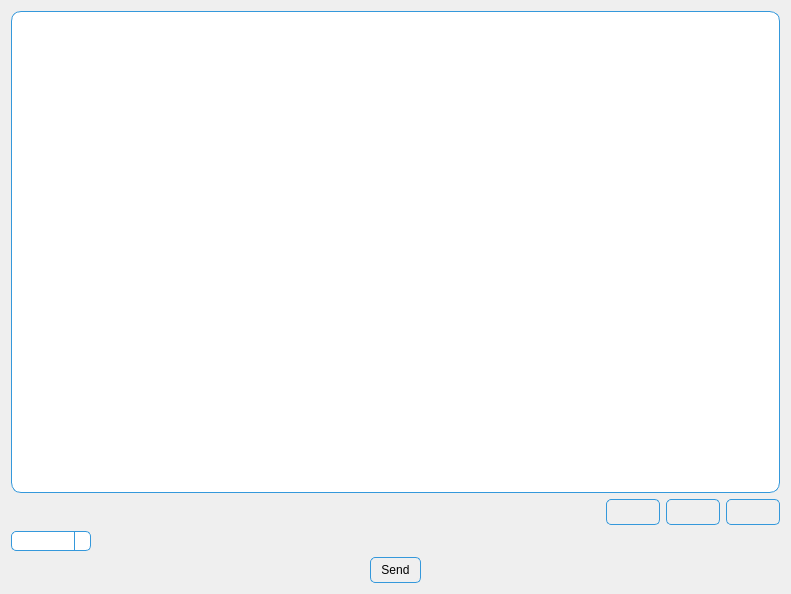
<?xml version="1.0" encoding="UTF-8"?>
<ui version="4.0">
 <class>Form</class>
 <widget class="QWidget" name="Form">
  <property name="geometry">
   <rect>
    <x>0</x>
    <y>0</y>
    <width>791</width>
    <height>594</height>
   </rect>
  </property>
  <property name="windowTitle">
   <string>Form</string>
  </property>
  <property name="styleSheet">
   <string notr="true">#addBtn {
    border - width: 0px;
    border - style: solid;
}

#removeBtn {
    border - width: 0px;
    border - style: solid;
}

#msgList {
    background-color: white;
    border: 1px solid #3498db;
    border-radius: 10px;
    padding: 5px;
}

#modeCombo {
    border: 1px solid #3498db;
	border-radius: 5px;
}

#modeCombo::drop-down {
    border-left: 1px solid #3498db;
    border-top-right-radius: 5px;
	border-bottom-right-radius: 5px;
}

#modeCombo::down-arrow {

}

QTextEdit{
    background-color: white;
    border: 1px solid #3498db;
    border-radius: 5px;
}

QPushButton{
    border: 1px solid #3498db;
    border-radius: 5px;
	padding-top: 5px;
	padding-bottom: 5px; 
    padding-left: 10px; 
	padding-right: 10px; 
}

QPushButton::hover{
	background-color:rgb(153, 193, 241)
}

</string>
  </property>
  <layout class="QVBoxLayout" name="verticalLayout_2">
   <item>
    <widget class="QListWidget" name="msgList">
     <property name="cursor" stdset="0">
      <cursorShape>PointingHandCursor</cursorShape>
     </property>
     <property name="styleSheet">
      <string notr="true"/>
     </property>
    </widget>
   </item>
   <item>
    <layout class="QHBoxLayout" name="horizontalLayout">
     <item>
      <spacer name="horizontalSpacer">
       <property name="orientation">
        <enum>Qt::Orientation::Horizontal</enum>
       </property>
       <property name="sizeHint" stdset="0">
        <size>
         <width>40</width>
         <height>20</height>
        </size>
       </property>
      </spacer>
     </item>
     <item>
      <widget class="QPushButton" name="settingBtn">
       <property name="text">
        <string/>
       </property>
      </widget>
     </item>
     <item>
      <widget class="QPushButton" name="removeBtn">
       <property name="text">
        <string/>
       </property>
      </widget>
     </item>
     <item>
      <widget class="QPushButton" name="addBtn">
       <property name="text">
        <string/>
       </property>
      </widget>
     </item>
    </layout>
   </item>
   <item>
    <layout class="QHBoxLayout" name="horizontalLayout_2">
     <item>
      <widget class="QComboBox" name="modeCombo">
       <property name="sizePolicy">
        <sizepolicy hsizetype="Fixed" vsizetype="Fixed">
         <horstretch>0</horstretch>
         <verstretch>0</verstretch>
        </sizepolicy>
       </property>
       <property name="minimumSize">
        <size>
         <width>80</width>
         <height>20</height>
        </size>
       </property>
       <property name="cursor">
        <cursorShape>PointingHandCursor</cursorShape>
       </property>
      </widget>
     </item>
     <item>
      <widget class="QStackedWidget" name="inputStackedWidget">
       <property name="sizePolicy">
        <sizepolicy hsizetype="Expanding" vsizetype="Maximum">
         <horstretch>0</horstretch>
         <verstretch>0</verstretch>
        </sizepolicy>
       </property>
       <property name="minimumSize">
        <size>
         <width>0</width>
         <height>0</height>
        </size>
       </property>
       <property name="maximumSize">
        <size>
         <width>16777215</width>
         <height>16777215</height>
        </size>
       </property>
       <property name="styleSheet">
        <string notr="true"/>
       </property>
       <property name="currentIndex">
        <number>-1</number>
       </property>
      </widget>
     </item>
    </layout>
   </item>
   <item>
    <layout class="QHBoxLayout" name="horizontalLayout_3">
     <item>
      <spacer name="horizontalSpacer_2">
       <property name="orientation">
        <enum>Qt::Orientation::Horizontal</enum>
       </property>
       <property name="sizeHint" stdset="0">
        <size>
         <width>40</width>
         <height>20</height>
        </size>
       </property>
      </spacer>
     </item>
     <item>
      <widget class="QPushButton" name="sendBtn">
       <property name="sizePolicy">
        <sizepolicy hsizetype="Minimum" vsizetype="Fixed">
         <horstretch>0</horstretch>
         <verstretch>0</verstretch>
        </sizepolicy>
       </property>
       <property name="text">
        <string>Send</string>
       </property>
      </widget>
     </item>
     <item>
      <spacer name="horizontalSpacer_3">
       <property name="orientation">
        <enum>Qt::Orientation::Horizontal</enum>
       </property>
       <property name="sizeHint" stdset="0">
        <size>
         <width>40</width>
         <height>20</height>
        </size>
       </property>
      </spacer>
     </item>
    </layout>
   </item>
  </layout>
 </widget>
 <resources/>
 <connections/>
</ui>
